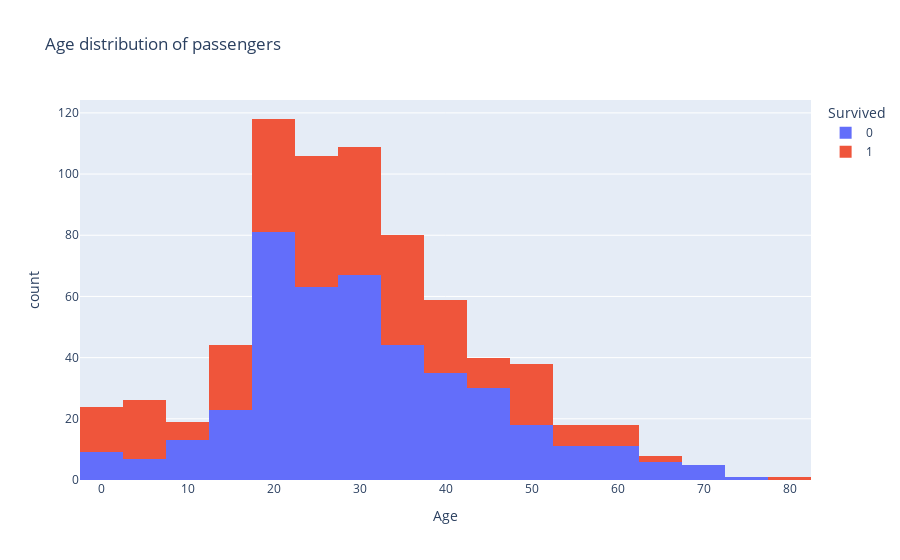

Write notebook code for a chart like this one.
### Markdown cell above
I have used bar graph to visualize the number of passengers who survived in the titanic. From my visualization, it's clear that females survived more than the males. This is contributed with a lot of factors such as passenger booking class and age which we will also see later.

### Code cell
#Create a histogram to display the distribution of passengers' ages. Use different colors for passengers who survived and did not survive.
fig=px.histogram(data, x='Age', color='Survived', nbins=20,title='Age distribution of passengers')
fig.show()

### Figure 1 — Plotly figure (JSON) as saved in the notebook; plotly's stock layout.template omitted (floating-point values rounded to 4 significant figures; data arrays with more than 128 entries replaced by an {"elided": "..."} marker saying what was removed)
{"data": [{"alignmentgroup": "True", "bingroup": "x", "hovertemplate": "Survived=0<br>Age=%{x}<br>count=%{y}<extra></extra>", "legendgroup": "0", "marker": {"color": "#636efa", "pattern": {"shape": ""}}, "name": "0", "nbinsx": 20, "offsetgroup": "0", "orientation": "v", "showlegend": true, "type": "histogram", "x": {"elided": "549 float values"}, "xaxis": "x", "yaxis": "y"}, {"alignmentgroup": "True", "bingroup": "x", "hovertemplate": "Survived=1<br>Age=%{x}<br>count=%{y}<extra></extra>", "legendgroup": "1", "marker": {"color": "#EF553B", "pattern": {"shape": ""}}, "name": "1", "nbinsx": 20, "offsetgroup": "1", "orientation": "v", "showlegend": true, "type": "histogram", "x": {"elided": "342 float values"}, "xaxis": "x", "yaxis": "y"}], "layout": {"autosize": true, "barmode": "relative", "legend": {"title": {"text": "Survived"}, "tracegroupgap": 0}, "title": {"text": "Age distribution of passengers"}, "xaxis": {"anchor": "y", "autorange": true, "domain": [0, 1], "range": [-2.5, 82.5], "title": {"text": "Age"}, "type": "linear"}, "yaxis": {"anchor": "x", "autorange": true, "domain": [0, 1], "range": [0, 124.2], "title": {"text": "count"}}}}
